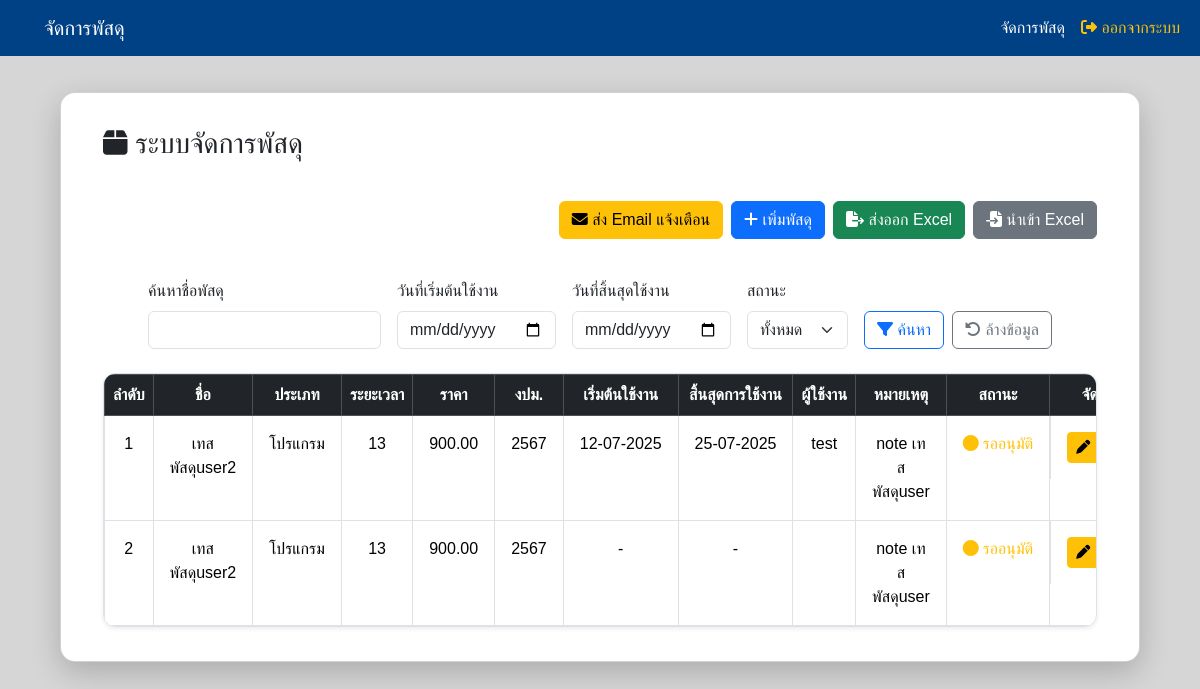
The app's page /parcel_management_user.php?success=1 (signed in) with its own data.
### tables this page shows
CREATE TABLE `parcels` (
  `id` int(11) NOT NULL,
  `item_name` varchar(255) NOT NULL,
  `category` varchar(100) NOT NULL,
  `usage_duration` int(11) NOT NULL,
  `price` decimal(10,2) NOT NULL,
  `budget_year` varchar(10) NOT NULL,
  `start_date` date DEFAULT NULL,
  `end_date` date DEFAULT NULL,
  `user_responsible` varchar(255) NOT NULL,
  `note` text DEFAULT NULL,
  `status` enum('pending','approved','rejected') NOT NULL DEFAULT 'approved',
  `created_at` timestamp NOT NULL DEFAULT current_timestamp(),
  `updated_at` timestamp NOT NULL DEFAULT current_timestamp() ON UPDATE current_timestamp()
);

### parcel_management_user.php (the view, shortened to what this page needs)
<?php
require_once 'db.php';
$sql = "SELECT * FROM parcels WHERE 1=1";
$sql .= " ORDER BY id DESC";
$result = $conn->query($sql);
?>
<!DOCTYPE html>
<html lang="th">
<head>
    <link href="https://cdn.jsdelivr.net/npm/bootstrap@5.3.2/dist/css/bootstrap.min.css" rel="stylesheet">
    <link href="https://cdnjs.cloudflare.com/ajax/libs/font-awesome/6.5.0/css/all.min.css" rel="stylesheet">
    <link href="https://cdn.jsdelivr.net/npm/select2@4.1.0-rc.0/dist/css/select2.min.css" rel="stylesheet" />
</head>
<body>
    <nav class="navbar navbar-expand-lg navbar-dark" style="background-color: #004085; padding-left: 2rem;">
        <div class="container-fluid">
            <a class="navbar-brand" href="parcel_management_user.php">จัดการพัสดุ</a>
            <div class="collapse navbar-collapse" id="navbarNav">
                <ul class="navbar-nav ms-auto">
                    <li class="nav-item">
                        <a class="nav-link active" href="parcel_management_user.php">จัดการพัสดุ</a>
                    </li>
                    <li class="nav-item">
                        <a class="nav-link text-warning" href="logout.php">
                            <i class="fas fa-sign-out-alt"></i> ออกจากระบบ
                        </a>
                    </li>
                </ul>
            </div>
        </div>
    </nav>
    <div class="card">
        <div class="container py-1">
            <h3><i class="fa-solid fa-box"></i> ระบบจัดการพัสดุ</h3><br>
            <div class="mb-3">
                <div class="row">
                    <div
                        class="col-12 d-flex flex-wrap align-items-end gap-2 flex-column flex-md-row justify-content-md-end">
                        <div class="d-flex flex-wrap gap-2">
                            <a href="send_expiring_email_user.php" class="btn btn-warning" id="send-email-btn">
                                <i class="fa-solid fa-envelope"></i> ส่ง Email แจ้งเตือน
                            </a>
                            <button class="btn btn-primary" data-bs-toggle="modal" data-bs-target="#addModal">
                                <i class="fa-solid fa-plus"></i> เพิ่มพัสดุ
                            </button>
                        </div>
                        <div class="d-flex flex-wrap gap-2 mt-2">
                            <a id="export-btn" class="btn btn-success">
                                <i class="fa-solid fa-file-export"></i> ส่งออก Excel
                            </a>
                            <form action="import_parcels_user.php" method="POST" enctype="multipart/form-data"
                                id="import-form" style="display: inline;">
                                <button type="button" class="btn btn-secondary"
                                    onclick="document.getElementById('excel-file').click();">
                                    <i class="fa-solid fa-file-import"></i> นำเข้า Excel
                                </button>
                            </form>
                        </div>
                    </div>
                </div>
            </div>
            <br>
            <div class="row g-3 mb-4">
                <form method="GET" id="search-form">
                    <div class="d-flex flex-wrap align-items-end justify-content-center gap-3">
                        <div class="form-group">
                            <label for="search-input" class="form-label">ค้นหาชื่อพัสดุ</label>
                            <input type="text" name="search" id="search-input" class="form-control"
                                value="<?php echo htmlspecialchars($_GET['search'] ?? '')?>" />
                        </div>
                        <div class="form-group">
                            <label for="start-date" class="form-label">วันที่เริ่มต้นใช้งาน</label>
                            <input type="date" name="start_date" id="start-date" class="form-control"
                                value="<?php echo htmlspecialchars($_GET['start_date'] ?? '')?>" />
                        </div>
                        <div class="form-group">
                            <label for="end-date" class="form-label">วันที่สิ้นสุดใช้งาน</label>
                            <input type="date" name="end_date" id="end-date" class="form-control"
                                value="<?php echo htmlspecialchars($_GET['end_date'] ?? '')?>" />
                        </div>
                        <div class="form-group">
                            <label for="dropdown-request" class="form-label">สถานะ</label>
                            <select name="status" id="dropdown-request" class="form-select">
                                <option value="">ทั้งหมด</option>
                            </select>
                        </div>
                        <div class="form-group d-flex gap-2">
                            <button type="submit" class="btn btn-outline-primary">
                                <i class="fa-solid fa-filter"></i> ค้นหา
                            </button>
                            <a href="parcel_management_user.php" class="btn btn-outline-secondary">
                                <i class="fa-solid fa-rotate-left"></i> ล้างข้อมูล
                            </a>
                        </div>
                    </div>
                </form>
            </div>
            <div class="table-responsive table-rounded shadow-sm">
                <table class="table table-bordered table-hover mb-0">
                    <thead class="table-dark">
                        <tr class="header-table">
                            <th>ลำดับ</th>
                            <th>ชื่อ</th>
                            <th>ประเภท</th>
                            <th>ระยะเวลา</th>
                            <th>ราคา</th>
                            <th>งปม.</th>
                            <th>เริ่มต้นใช้งาน</th>
                            <th>สิ้นสุดการใช้งาน</th>
                            <th>ผู้ใช้งาน</th>
                            <th>หมายเหตุ</th>
                            <th>สถานะ</th>
                            <th>จัดการ</th>
                        </tr>
                    </thead>
                    <tbody id="parcel-table-body">
                        <?php if ($result->num_rows > 0): ?>
                        <?php $i = 1; while($row = $result->fetch_assoc()): ?>
                        <tr class="text-center">
                            <td><?= $i++ ?></td>
                            <td class="text-left"><?= htmlspecialchars($row['item_name']) ?></td>
                            <td><?= htmlspecialchars($row['category']) ?></td>
                            <td><?= htmlspecialchars($row['usage_duration']) ?></td>
                            <td style="white-space: nowrap;"><?= htmlspecialchars($row['price']) ?></td>
                            <td style="white-space: nowrap;"><?= htmlspecialchars($row['budget_year']) ?></td>
                            <td style="white-space: nowrap;">
                                <?= $row['start_date'] ? (new DateTime($row['start_date']))->format('d-m-Y') : '-' ?>
                            </td>
                            <td style="white-space: nowrap;">
                                <?= $row['end_date'] ? (new DateTime($row['end_date']))->format('d-m-Y') : '-' ?>
                            </td>
                            <td style="white-space: nowrap;"><?= htmlspecialchars($row['user_responsible']) ?></td>
                            <td><?= htmlspecialchars($row['note']) ?: '-' ?></td>
                            <td style="white-space: nowrap;">
                                <?php
                                    $statusText  = '';
                                    $statusClass = '';
                                    switch ($row['status']) {
                                        case 'pending':
                                            $statusText  = 'รออนุมัติ';
                                            $statusClass = 'text-warning';
                                            break;
                                    }
                                ?>
                                <span class="<?php echo $statusClass?>"><i
                                        class="fa-solid fa-circle me-1"></i><?php echo $statusText?></span>
                            </td>
                            <td class="btn-edit-delete">
                                <button class="btn btn-sm btn-warning btn-edit" data-bs-toggle="modal"
                                    data-bs-target="#editModal" data-id="<?= $row['id'] ?>"
                                    data-item_name="<?= htmlspecialchars($row['item_name']) ?>"
                                    data-category="<?= $row['category'] ?>"
                                    data-usage_duration="<?= $row['usage_duration'] ?>"
                                    data-price="<?= $row['price'] ?>" data-budget_year="<?= $row['budget_year'] ?>"
                                    data-start_date="<?= $row['start_date'] ?>" data-end_date="<?= $row['end_date'] ?>"
                                    data-user_responsible="<?= htmlspecialchars($row['user_responsible']) ?>"
                                    data-note="<?= htmlspecialchars($row['note']) ?>"
                                    data-status="<?= $row['status'] ?>">
                                    <i class="fa-solid fa-pen"></i>
                                </button>
                            </td>
                        </tr>
                        <?php endwhile; ?>
                        <?php endif; ?>
                    </tbody>
                </table>
            </div>
        </div>
    </div>
</body>
</html>

### parcel_management_user.php (style rules this page uses)
body { background-color: #d6d6d6; font-family: 'Prompt', sans-serif; }
.card { padding: 30px; border-radius: 15px; box-shadow: 0px 10px 30px rgba(0, 0, 0, 0.2); background: white; margin-top: 50px; margin: 3% 5%; background-color: #ffffff; }
.table-rounded { border-radius: 12px; border: 1px solid #dee2e6; }
.header-table { text-align: center; white-space: nowrap; }
.table td { padding: 16px; }

### records on screen
parcels: item_name "เทสพัสดุuser2", category "โปรแกรม", usage_duration "13", price "900.00", budget_year "2567", start_date "12-07-2025", end_date "25-07-2025", user_responsible "test", note "note เทสพัสดุuser", status "รออนุมัติ"
parcels: item_name "เทสพัสดุuser2", category "โปรแกรม", usage_duration "13", price "900.00", budget_year "2567", note "note เทสพัสดุuser", status "รออนุมัติ"
